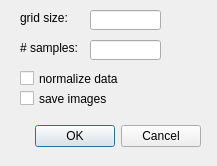
<?xml version="1.0" encoding="UTF-8"?>
<ui version="4.0">
 <class>GenerateSamplesWidget</class>
 <widget class="QDialog" name="Dialog">
  <property name="geometry">
   <rect>
    <x>0</x>
    <y>0</y>
    <width>217</width>
    <height>166</height>
   </rect>
  </property>
  <property name="windowTitle">
   <string>Dialog</string>
  </property>
  <widget class="QWidget" name="layoutWidget">
   <property name="geometry">
    <rect>
     <x>10</x>
     <y>120</y>
     <width>191</width>
     <height>33</height>
    </rect>
   </property>
   <layout class="QHBoxLayout">
    <property name="spacing">
     <number>6</number>
    </property>
    <property name="leftMargin">
     <number>0</number>
    </property>
    <property name="topMargin">
     <number>0</number>
    </property>
    <property name="rightMargin">
     <number>0</number>
    </property>
    <property name="bottomMargin">
     <number>0</number>
    </property>
    <item>
     <spacer>
      <property name="orientation">
       <enum>Qt::Horizontal</enum>
      </property>
      <property name="sizeHint" stdset="0">
       <size>
        <width>131</width>
        <height>31</height>
       </size>
      </property>
     </spacer>
    </item>
    <item>
     <widget class="QPushButton" name="okButton">
      <property name="text">
       <string>OK</string>
      </property>
     </widget>
    </item>
    <item>
     <widget class="QPushButton" name="cancelButton">
      <property name="text">
       <string>Cancel</string>
      </property>
     </widget>
    </item>
   </layout>
  </widget>
  <widget class="QLabel" name="label">
   <property name="geometry">
    <rect>
     <x>20</x>
     <y>40</y>
     <width>61</width>
     <height>16</height>
    </rect>
   </property>
   <property name="text">
    <string># samples:</string>
   </property>
  </widget>
  <widget class="QLineEdit" name="lineEditNumSamples">
   <property name="geometry">
    <rect>
     <x>90</x>
     <y>40</y>
     <width>71</width>
     <height>20</height>
    </rect>
   </property>
  </widget>
  <widget class="QLabel" name="label_2">
   <property name="geometry">
    <rect>
     <x>20</x>
     <y>10</y>
     <width>61</width>
     <height>16</height>
    </rect>
   </property>
   <property name="text">
    <string>grid size:</string>
   </property>
  </widget>
  <widget class="QLineEdit" name="lineEditNumGrid">
   <property name="geometry">
    <rect>
     <x>90</x>
     <y>10</y>
     <width>71</width>
     <height>20</height>
    </rect>
   </property>
  </widget>
  <widget class="QCheckBox" name="checkBoxNormalizeData">
   <property name="geometry">
    <rect>
     <x>20</x>
     <y>70</y>
     <width>121</width>
     <height>17</height>
    </rect>
   </property>
   <property name="text">
    <string>normalize data</string>
   </property>
  </widget>
  <widget class="QCheckBox" name="checkBoxSaveImages">
   <property name="geometry">
    <rect>
     <x>20</x>
     <y>90</y>
     <width>121</width>
     <height>17</height>
    </rect>
   </property>
   <property name="text">
    <string>save images</string>
   </property>
  </widget>
 </widget>
 <resources/>
 <connections>
  <connection>
   <sender>okButton</sender>
   <signal>clicked()</signal>
   <receiver>Dialog</receiver>
   <slot>accept()</slot>
   <hints>
    <hint type="sourcelabel">
     <x>278</x>
     <y>253</y>
    </hint>
    <hint type="destinationlabel">
     <x>96</x>
     <y>254</y>
    </hint>
   </hints>
  </connection>
  <connection>
   <sender>cancelButton</sender>
   <signal>clicked()</signal>
   <receiver>Dialog</receiver>
   <slot>reject()</slot>
   <hints>
    <hint type="sourcelabel">
     <x>369</x>
     <y>253</y>
    </hint>
    <hint type="destinationlabel">
     <x>179</x>
     <y>282</y>
    </hint>
   </hints>
  </connection>
 </connections>
</ui>
